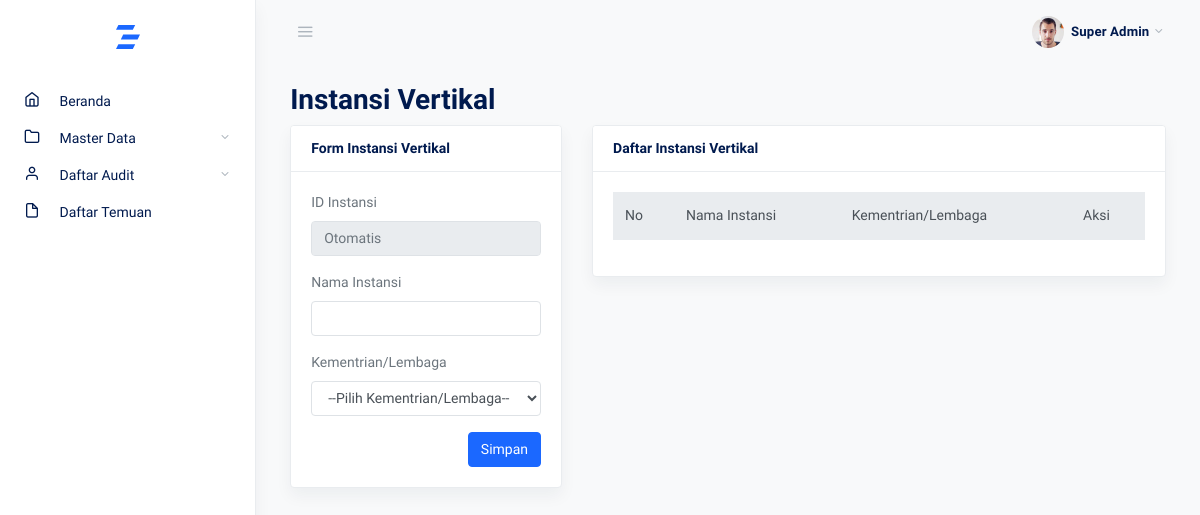
Before: /instansi_vertikal with the older database file.
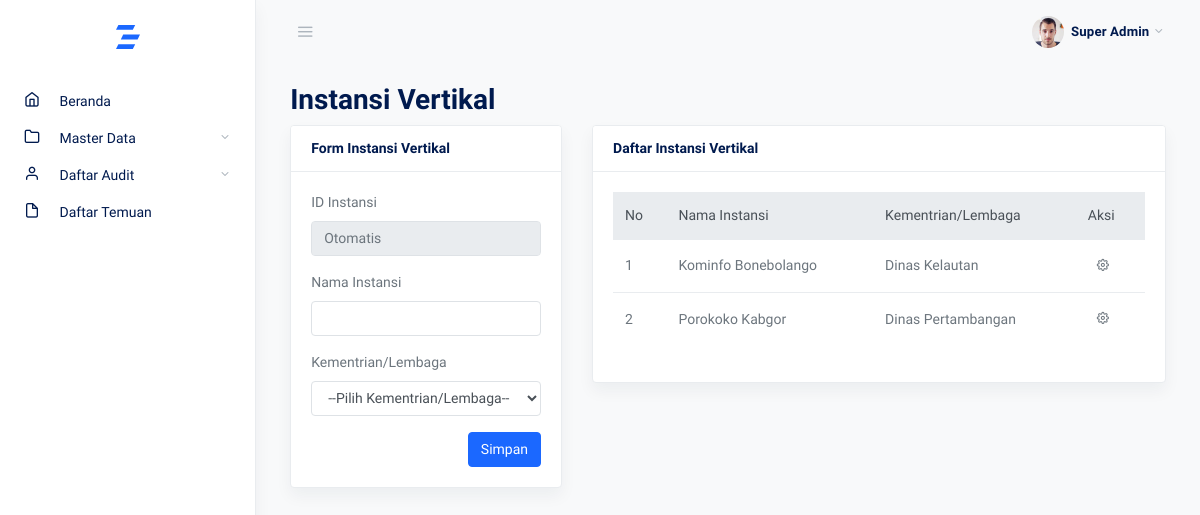
After: the same page with the newer database file.
### tables this page shows
CREATE TABLE `instansi_vertikal` (
  `id` int(11) NOT NULL,
  `nama_instansi` varchar(50) NOT NULL,
  `id_kemlem` varchar(50) NOT NULL
);

CREATE TABLE `kemlem` (
  `id` int(11) NOT NULL,
  `kemlem` varchar(50) NOT NULL
);

### admin.php (called while the page is built, shortened)
<?php
require_once 'views/page/admin/index.php';

### app/controllers/admin/master_data/function_instansi.php (the view, shortened to what this page needs)
<?php
function tampil_data($mysqli)
{
    $query = "SELECT * FROM instansi_vertikal ORDER BY nama_instansi ASC";
    $to = $mysqli->prepare($query);
    $to->execute();
    $result = $to->get_result();
    $no = 1;
    while ($row = $result->fetch_object()) {
        $id_kemlem = $row->id_kemlem;
        $query = "SELECT * FROM kemlem WHERE id='$id_kemlem'";
        $to_kemlem = $mysqli->prepare($query);
        $to_kemlem->execute();
        $result_kemlem = $to_kemlem->get_result();
        $row_kemlem = $result_kemlem->fetch_object();
?>
        <tr>
            <td><?= $no; ?></td>
            <td><?= $row->nama_instansi; ?></td>
            <td><?= $row_kemlem->kemlem; ?></td>
            <td>
                <button class="btn btn-sm" type="button" data-toggle="dropdown" aria-haspopup="true" aria-expanded="false">
                    <span class="fe fe-settings"></span>
                </button>
            </td>
        </tr>
<?php
        $no++;
    }
}
?>

Changed rows visible on the page:
added instansi_vertikal: nama_instansi "Kominfo Bonebolango", id_kemlem.kemlem "Dinas Kelautan"
added instansi_vertikal: nama_instansi "Porokoko Kabgor", id_kemlem.kemlem "Dinas Pertambangan"
